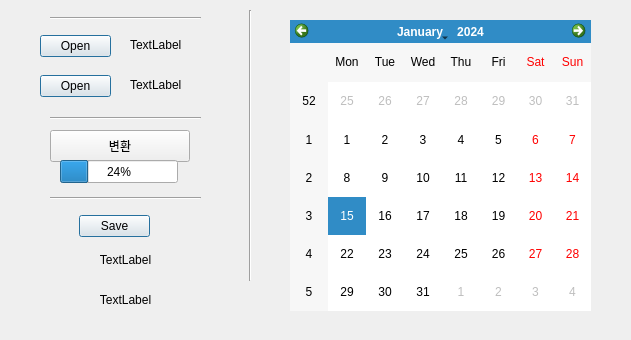
<?xml version="1.0" encoding="UTF-8"?>
<ui version="4.0">
 <class>Form</class>
 <widget class="QWidget" name="Form">
  <property name="geometry">
   <rect>
    <x>0</x>
    <y>0</y>
    <width>631</width>
    <height>340</height>
   </rect>
  </property>
  <property name="windowTitle">
   <string>Form</string>
  </property>
  <widget class="QDialogButtonBox" name="ImWeb_file_btn">
   <property name="geometry">
    <rect>
     <x>40</x>
     <y>30</y>
     <width>71</width>
     <height>32</height>
    </rect>
   </property>
   <property name="standardButtons">
    <set>QDialogButtonBox::Open</set>
   </property>
  </widget>
  <widget class="QLabel" name="ImWeb_file">
   <property name="geometry">
    <rect>
     <x>130</x>
     <y>35</y>
     <width>211</width>
     <height>20</height>
    </rect>
   </property>
   <property name="text">
    <string>TextLabel</string>
   </property>
  </widget>
  <widget class="QLabel" name="Naver_file">
   <property name="geometry">
    <rect>
     <x>130</x>
     <y>75</y>
     <width>211</width>
     <height>20</height>
    </rect>
   </property>
   <property name="text">
    <string>TextLabel</string>
   </property>
  </widget>
  <widget class="QDialogButtonBox" name="Naver_file_btn">
   <property name="geometry">
    <rect>
     <x>40</x>
     <y>70</y>
     <width>71</width>
     <height>32</height>
    </rect>
   </property>
   <property name="standardButtons">
    <set>QDialogButtonBox::Open</set>
   </property>
  </widget>
  <widget class="QPushButton" name="Format_func_btn">
   <property name="geometry">
    <rect>
     <x>50</x>
     <y>130</y>
     <width>140</width>
     <height>32</height>
    </rect>
   </property>
   <property name="text">
    <string>변환</string>
   </property>
  </widget>
  <widget class="QProgressBar" name="progressBar">
   <property name="geometry">
    <rect>
     <x>60</x>
     <y>160</y>
     <width>118</width>
     <height>23</height>
    </rect>
   </property>
   <property name="value">
    <number>24</number>
   </property>
  </widget>
  <widget class="QDialogButtonBox" name="Save_to_btn">
   <property name="geometry">
    <rect>
     <x>79</x>
     <y>210</y>
     <width>71</width>
     <height>32</height>
    </rect>
   </property>
   <property name="standardButtons">
    <set>QDialogButtonBox::Save</set>
   </property>
  </widget>
  <widget class="Line" name="line">
   <property name="geometry">
    <rect>
     <x>50</x>
     <y>10</y>
     <width>151</width>
     <height>16</height>
    </rect>
   </property>
   <property name="orientation">
    <enum>Qt::Horizontal</enum>
   </property>
  </widget>
  <widget class="Line" name="line_2">
   <property name="geometry">
    <rect>
     <x>50</x>
     <y>110</y>
     <width>151</width>
     <height>16</height>
    </rect>
   </property>
   <property name="orientation">
    <enum>Qt::Horizontal</enum>
   </property>
  </widget>
  <widget class="Line" name="line_3">
   <property name="geometry">
    <rect>
     <x>50</x>
     <y>190</y>
     <width>151</width>
     <height>16</height>
    </rect>
   </property>
   <property name="orientation">
    <enum>Qt::Horizontal</enum>
   </property>
  </widget>
  <widget class="Line" name="line_4">
   <property name="geometry">
    <rect>
     <x>240</x>
     <y>10</y>
     <width>20</width>
     <height>271</height>
    </rect>
   </property>
   <property name="orientation">
    <enum>Qt::Vertical</enum>
   </property>
  </widget>
  <widget class="QCalendarWidget" name="calendarWidget">
   <property name="geometry">
    <rect>
     <x>290</x>
     <y>20</y>
     <width>301</width>
     <height>291</height>
    </rect>
   </property>
  </widget>
  <widget class="QLabel" name="Save_path">
   <property name="geometry">
    <rect>
     <x>19</x>
     <y>249</y>
     <width>161</width>
     <height>31</height>
    </rect>
   </property>
   <property name="text">
    <string/>
   </property>
  </widget>
  <widget class="QLabel" name="original_label">
   <property name="geometry">
    <rect>
     <x>20</x>
     <y>250</y>
     <width>211</width>
     <height>20</height>
    </rect>
   </property>
   <property name="layoutDirection">
    <enum>Qt::LeftToRight</enum>
   </property>
   <property name="text">
    <string>TextLabel</string>
   </property>
   <property name="alignment">
    <set>Qt::AlignCenter</set>
   </property>
  </widget>
  <widget class="QLabel" name="honest_label">
   <property name="geometry">
    <rect>
     <x>20</x>
     <y>290</y>
     <width>211</width>
     <height>20</height>
    </rect>
   </property>
   <property name="layoutDirection">
    <enum>Qt::LeftToRight</enum>
   </property>
   <property name="text">
    <string>TextLabel</string>
   </property>
   <property name="alignment">
    <set>Qt::AlignCenter</set>
   </property>
  </widget>
 </widget>
 <resources/>
 <connections/>
</ui>
